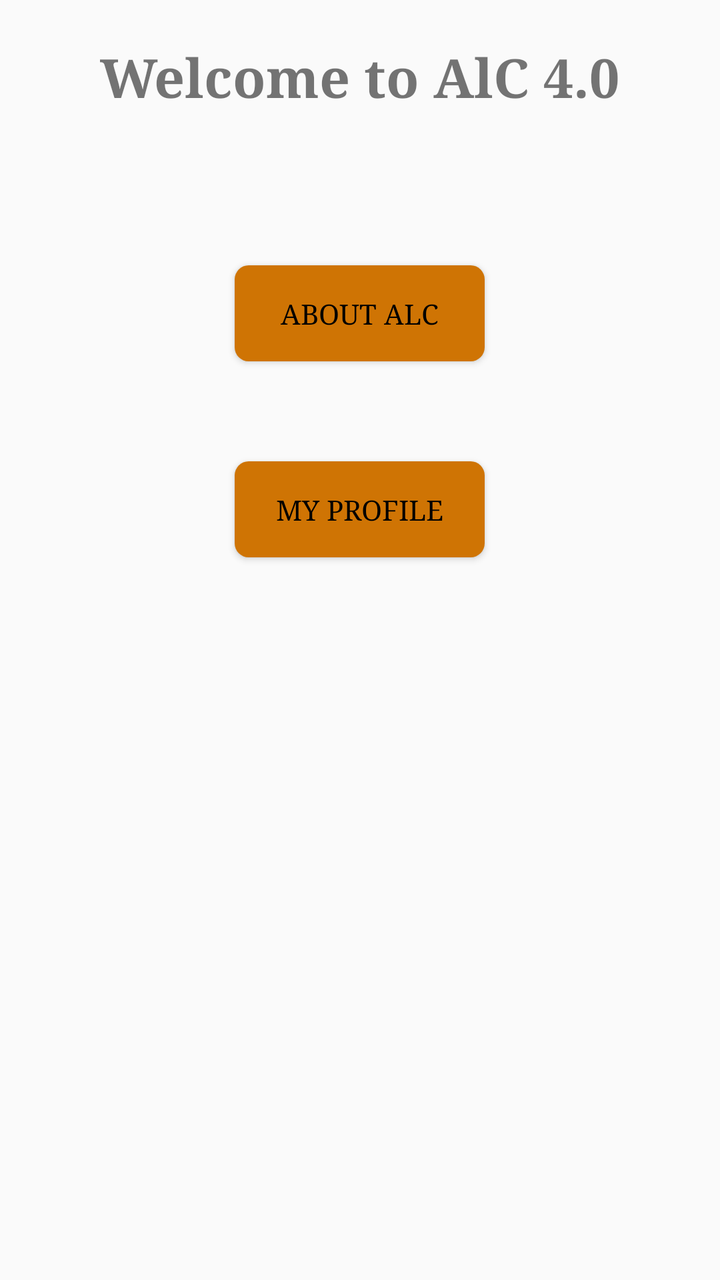
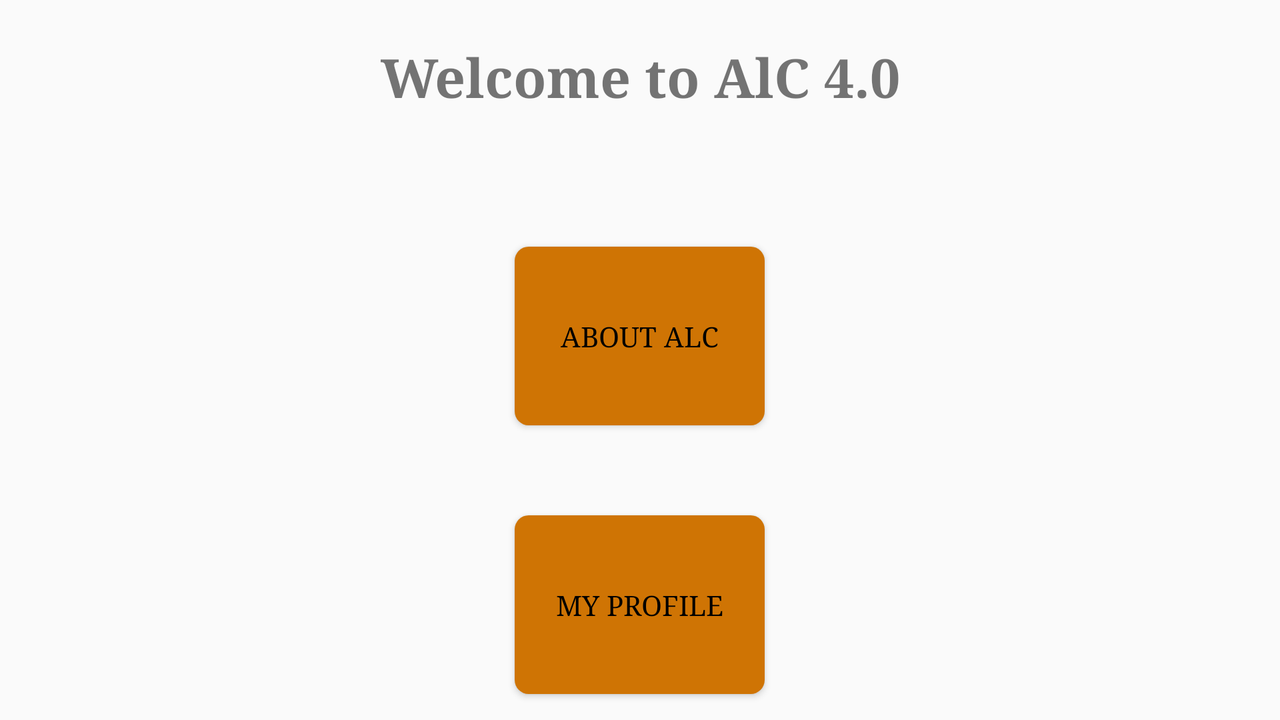

The same Android screen from two of the app's own layout files: first res/layout/ as a phone draws it, then the repository's variant for another configuration, drawn on a device whose configuration selects that folder. Both files follow.
<!-- AndroidManifest.xml: application theme AppTheme -->
<!-- res/layout/main.xml -->
<?xml version="1.0" encoding="utf-8"?>
<RelativeLayout
	xmlns:android="http://schemas.android.com/apk/res/android"
	android:layout_width="match_parent"
	android:layout_height="match_parent"
	>

	<TextView
		android:typeface="serif"
		android:layout_height="wrap_content"
		android:layout_width="wrap_content"
		android:text="Welcome to AlC 4.0"
		android:layout_marginTop="20dp"
		android:textSize="27sp"
		android:textStyle="bold"
		android:id="@+id/mainTextView1"
		android:layout_centerHorizontal="true"/>

	<Button
		android:typeface="serif"
		android:layout_height="wrap_content"
		android:layout_width="wrap_content"
		android:text="ABOUT ALC"
		android:layout_below="@+id/mainTextView1"
		android:layout_marginTop="76dp"
		android:textColor="#000000"
		android:id="@+id/mainButton1"
		style="@style/button"
		android:layout_centerHorizontal="true"/>

	<Button
		android:typeface="serif"
		android:layout_height="wrap_content"
		android:layout_width="wrap_content"
		android:layout_below="@+id/mainButton1"
		android:text="MY PROFILE"
		android:layout_marginTop="50dp"
		android:id="@+id/mainButton2"
		android:textColor="#000000"
		style="@style/button"
		android:layout_centerHorizontal="true"/>

</RelativeLayout>
<!-- resources referenced by this layout -->
<resources>
  <style name="button" parent="AppTheme">
  		<item name="android:background">@drawable/button_pressed</item>
  	</style>
  <style name="AppTheme" parent="Theme.AppCompat.Light">	
  		<item name="colorPrimary">@color/colorPrimary</item>
          <item name="colorPrimaryDark">@color/colorPrimaryDark</item>
          <item name="colorAccent">@color/colorAccent</item>
  		
  	</style>
  <!-- drawable button_pressed (drawable-hdpi) -->
  <?xml version="1.0" encoding="utf-8"?>
  	<shape xmlns:android="http://schemas.android.com/apk/res/android"
  		android:shape ="rectangle"
  		
  		>
  		
  		<solid android:color="#CF7404"
  
  		/>
  		
  	<padding android:bottom="8dp"
  		     android:top="8dp"
  		     android:right="8dp"
  		     android:left="8dp"/>
  	<size android:width="125dp"
  		  android:height="5dp"/>
  	  
  
  		<corners android:radius="7dp"/>
  	</shape>
</resources>
<!-- res/layout-land/main.xml (the repository's variant of the layout above) -->
<!-- drawn on the phone turned sideways -->
<?xml version="1.0" encoding="utf-8"?>
<LinearLayout
	xmlns:android="http://schemas.android.com/apk/res/android"
	android:layout_width="match_parent"
	android:layout_height="match_parent"
	android:orientation="vertical">

	<TextView
		android:layout_height="wrap_content"
		android:layout_width="match_parent"
		android:text="Welcome to AlC 4.0"
		android:gravity="center_horizontal"
		android:layout_marginTop="20dp"
		android:textSize="27sp"
		android:textStyle="bold"
		android:typeface="serif"
		android:layout_weight="0.05"
		android:id="@+id/mainTextView1"/>

	<Button
		android:layout_height="wrap_content"
		android:layout_width="wrap_content"
		android:text="ABOUT ALC"
		android:layout_gravity="center_horizontal"
		android:layout_weight="0.3"
		android:typeface="serif"
		android:layout_marginTop="60dp"
		android:textColor="#000000"
		android:id="@+id/mainButton1"
		style="@style/button"/>

	<Button
		android:layout_height="wrap_content"
		android:layout_width="wrap_content"
		android:text="MY PROFILE"
		android:layout_marginTop="45dp"
		android:id="@+id/mainButton2"
		android:textColor="#000000"
		style="@style/button"
		android:typeface="serif"
		android:layout_weight="0.3"
		android:layout_marginBottom="13dp"
		android:layout_gravity="center_horizontal"/>

</LinearLayout>
